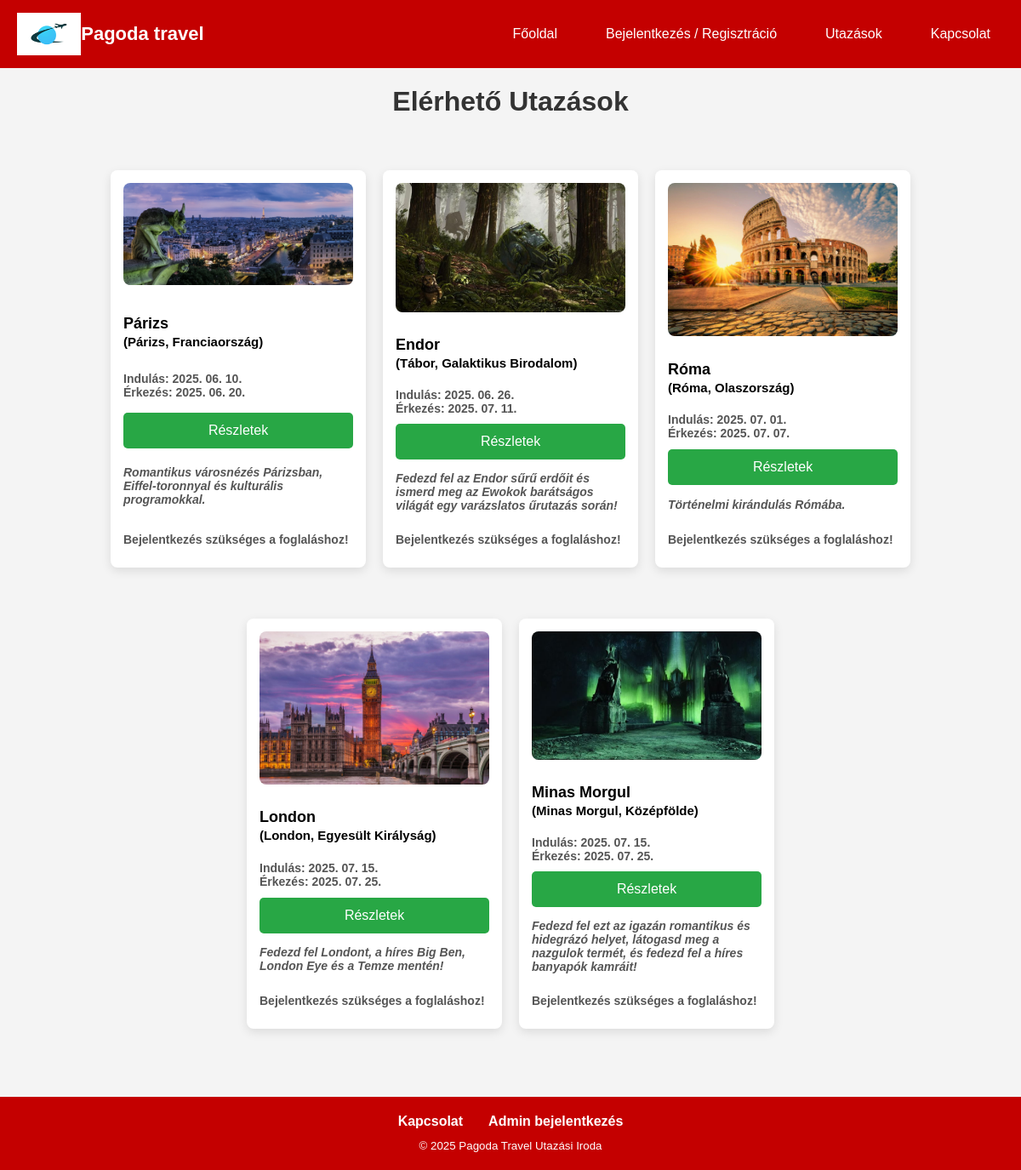
Screenshot of /Pagoda_Travel_Utazasi_iroda/public/trips.php with the database file from the repository.
### tables this page shows
CREATE TABLE `trips` (
  `id` int(11) NOT NULL,
  `destination_id` int(11) NOT NULL,
  `departure` date NOT NULL,
  `arrival` date NOT NULL,
  `price_per_person` bigint(20) NOT NULL,
  `available_spots` bigint(20) NOT NULL,
  `image_url` varchar(255) DEFAULT NULL,
  `short_description` text DEFAULT NULL,
  `full_description` text DEFAULT NULL
);

CREATE TABLE `destinations` (
  `id` int(11) NOT NULL,
  `destination` varchar(100) NOT NULL,
  `city` varchar(100) NOT NULL,
  `country` varchar(100) NOT NULL
);

### Pagoda_Travel_Utazasi_iroda/app/controllers/TripController.php (called while the page is built, shortened)
<?php
require_once __DIR__ . '/../models/Trip.php';
class TripController {
    public function index($pdo, $limit = null) {
        $tripModel = new Trip($pdo);
        $trips = $limit ? $tripModel->getLimitedTrips($limit) : $tripModel->getAllTrips();
        require __DIR__ . '/../views/trips/index.php';
    }
}

### Pagoda_Travel_Utazasi_iroda/public/trips.php (called while the page is built)
<?php
require_once __DIR__ . '/../config/database.php';
require_once __DIR__ . '/../app/controllers/TripController.php';
$controller = new TripController();
$controller->index($pdo);

### Pagoda_Travel_Utazasi_iroda/app/models/Trip.php (called while the page is built, shortened)
<?php
class Trip {
    private $pdo;
    public function __construct($pdo) {
        $this->pdo = $pdo;
    }
    public function getAllTrips() {
        $stmt = $this->pdo->query("
            SELECT
                t.*,
                d.destination, d.city, d.country,
                a.id AS accommodation_id,
                a.name_of_accommoda,
                a.address,
                a.rating,
                a.price_per_night_per_per,
                a.destination_id AS accommodation_destination_id
            FROM trips t
            JOIN destinations d ON t.destination_id = d.id
            LEFT JOIN accommodation a ON a.destination_id = d.id
            ORDER BY t.departure ASC
        ");
        $results = $stmt->fetchAll(PDO::FETCH_ASSOC);
        $groupedTrips = [];
        foreach ($results as $row) {
            $tripId = $row['id'];
            if (!isset($groupedTrips[$tripId])) {
                $groupedTrips[$tripId] = [
                    'id' => $row['id'],
                    'departure' => $row['departure'],
                    'arrival' => $row['arrival'],
                    'price_per_person' => $row['price_per_person'],
                    'available_spots' => $row['available_spots'],
                    'image_url' => $row['image_url'],
                    'short_description' => $row['short_description'],
                    'full_description' => $row['full_description'],
                    'destination_id' => $row['destination_id'],
                    'destination' => $row['destination'],
                    'city' => $row['city'],
                    'country' => $row['country'],
                    'accommodations' => []
                ];
            }
            if ($row['accommodation_id']) {
                $groupedTrips[$tripId]['accommodations'][] = [
                    'id' => $row['accommodation_id'],
                    'name_of_accommoda' => $row['name_of_accommoda'],
                    'address' => $row['address'],
                    'rating' => $row['rating'],
                    'price_per_night_per_per' => $row['price_per_night_per_per'],
                    'destination_id' => $row['accommodation_destination_id']
                ];
            }
        }
        return array_values($groupedTrips);
    }
}
?>

### Pagoda_Travel_Utazasi_iroda/app/views/components/trip_card.php (the view, shortened to what this page needs)
<div class="trips-list">
<?php if (!isset($trips) || !is_array($trips) || count($trips) === 0): ?>
    <p>Nincs elérhető utazás jelenleg.</p>
<?php else: ?>
    <?php foreach ($trips as $trip): ?>
        <div class="trip-container">
            <img src="/uploads/<?php echo htmlspecialchars($trip['image_url']); ?>"
                 alt="Utazás képe"
                 style="width: 100%; border-radius: 8px; max-height: 200px; object-fit: cover;">
            <h3>
                <?php echo htmlspecialchars($trip['destination']); ?>
                <br>
                <small>(<?php echo htmlspecialchars($trip['city']); ?>, <?php echo htmlspecialchars($trip['country']); ?>)</small>
            </h3>
            <?php
            $departure = date('Y. m. d.', strtotime($trip['departure']));
            $arrival = date('Y. m. d.', strtotime($trip['arrival']));
            ?>
            <p><strong>Indulás:</strong> <?= $departure ?><br>
            <strong>Érkezés:</strong> <?= $arrival ?></p>
           <button class="details-btn"
            data-destination="<?= htmlspecialchars($trip['destination']) ?>"
            data-city="<?= htmlspecialchars($trip['city']) ?>"
            data-country="<?= htmlspecialchars($trip['country']) ?>"
            data-departure="<?= date('Y. m. d.', strtotime($trip['departure'])) ?>"
            data-arrival="<?= date('Y. m. d.', strtotime($trip['arrival'])) ?>"
            data-spots="<?= htmlspecialchars($trip['available_spots'] ?? '–') ?>"
            data-price="<?= htmlspecialchars($trip['price_per_night'] ?? '–') ?>"
            data-image="/uploads/<?= htmlspecialchars($trip['image_url']) ?>"
            data-description="<?= htmlspecialchars($trip['full_description'] ?? 'Leírás nem elérhető.', ENT_QUOTES) ?>">
            Részletek
            </button>
            <p><em><?php echo nl2br(htmlspecialchars($trip['short_description'])); ?></em></p>
            <?php if (!empty($showBookingForm) && isset($_SESSION['user_id'])): ?>
                <form method="post" action="/book">
                    <input type="hidden" name="trip_id" value="<?php echo $trip['id']; ?>">
                    <label>Szállás:</label>
                    <select name="accommodation_id" required>
                    <?php if (isset($trip['accommodations']) && is_array($trip['accommodations']) && count($trip['accommodations']) > 0): ?>
                            <?php foreach ($trip['accommodations'] as $acc): ?>
                                <option value="<?php echo $acc['id']; ?>">
                                    <?php echo htmlspecialchars($acc['name_of_accommoda']); ?> –
                                    <?php echo number_format($acc['price_per_night_per_per'], 0, ',', ' '); ?> Ft/éj
                                </option>
                            <?php endforeach; ?>
                        <?php else: ?>
                            <option disabled>Nincs elérhető szállás</option>
                        <?php endif; ?>
                    </select>
                    <label>Utasok száma:</label>
                    <input type="number" name="number_of_passengers" min="1" max="<?php echo (int)$trip['available_spots']; ?>" required>
                    <small>Max. férőhely: <?php echo $trip['available_spots']; ?> fő</small>
                    <!--<label>Utasok száma:</label>
                    <input type="number" name="number_of_passengers" min="1" required>-->
                    <button type="submit" name="book_trip">Foglalás</button>
                </form>
            <?php elseif (!empty($showBookingForm)): ?>
                <p><strong>Bejelentkezés szükséges a foglaláshoz!</strong></p>
            <?php endif; ?>
        </div>
    <?php endforeach; ?>
<?php endif; ?>
</div>

### Pagoda_Travel_Utazasi_iroda/app/views/partials/header.php (shortened to what this page needs)
<!DOCTYPE html>
<html lang="hu">
<head>
    <link rel="stylesheet" href="style/layout.css">
    <link rel="stylesheet" href="style/cards.css">
    <link rel="stylesheet" href="style/feedback.css">
    <link rel="stylesheet" href="style/logos.css">
    <link rel="stylesheet" href="style/navbars.css">
    <link rel="stylesheet" href="style/responsive.css">
    <link rel="stylesheet" href="style/modal.css">
    <link rel="stylesheet" href="style/footer.css">
    <link rel="stylesheet" href="style/trip.css">
    <link rel="stylesheet" href="style/authmodal.css">
    <link rel="stylesheet" href="style/tripmodal.css">
    <link rel="stylesheet" href="style/trip_details_modal.css">
    <link rel="stylesheet" href="style/contact.css">
</head>
<body>
<nav class="navbar">
    <div class="navbar-container">
        <div class="navbar-left">
            <a href="/" class="logo-link">
                <img src="uploads/logo.png" alt="Pagoda travel" class="logo-img">
                <span class="navbar-logo-text">Pagoda travel</span>
            </a>
        </div>
        <div class="navbar-right">
            <ul class="navbar-links" id="navbar-links">
                <li><a href="/index">Főoldal</a></li>
                <?php if (!isset($_SESSION['user_id'])): ?>
                    <li><a href="#" id="openAuthModal" class="loginbtn">Bejelentkezés / Regisztráció</a></li>
                <?php endif; ?>
                <li><a href="/trips">Utazások</a></li>
                <li><a href="/contact">Kapcsolat</a></li>
            </ul>
        </div>
    </div>
</nav>

### Pagoda_Travel_Utazasi_iroda/app/views/trips/index.php (shortened to what this page needs)
<?php require __DIR__ . '/../partials/header.php'; ?>
<h1>Elérhető Utazások</h1>
<?php
$showBookingForm = true;
include __DIR__ . '/../components/trip_card.php';
?>
<?php require __DIR__ . '/../partials/footer.php'; ?>

### Pagoda_Travel_Utazasi_iroda/app/views/partials/footer.php (shortened to what this page needs)
<footer class="footer">
    <div class="footer-container">
        <ul class="footer-links">
            <li><a href="/contact">Kapcsolat</a></li>
            <li><a href="admin.php">Admin bejelentkezés</a></li>
        </ul>
        <small>&copy; <?php echo date('Y'); ?> Pagoda Travel Utazási Iroda</small>
    </div>
</footer>
</body>
</html>

### Pagoda_Travel_Utazasi_iroda/public/style/layout.css (style rules this page uses)
body { font-family: Arial, sans-serif; background-color: #f4f4f4; margin: 0; padding: 0; display: flex; flex-direction: column; align-items: center; }
h1, h2 { color: #333; text-align: center; }

### Pagoda_Travel_Utazasi_iroda/public/style/cards.css (style rules this page uses)
.card-box, .trip-container, .admin-panel { background: #ffffff; padding: 20px; border-radius: 8px; box-shadow: 0px 4px 10px rgba(0, 0, 0, 0.1); width: 90%; max-width: 500px; margin: 20px 0; }
.trip-container h3 { font-size: 20px; font-weight: bold; margin-bottom: 10px; }
.trip-container p { font-size: 16px; color: #333; font-weight: bold; margin-bottom: 10px; }
.trip-container button { background: #28a745; color: white; border: none; padding: 12px; border-radius: 5px; cursor: pointer; width: 100%; font-size: 16px; }

### Pagoda_Travel_Utazasi_iroda/public/style/logos.css (style rules this page uses)
.navbar-left { display: flex; align-items: center; gap: 10px; flex-shrink: 0; }
.logo-link { display: flex; align-items: center; text-decoration: none; color: inherit; }
.navbar-logo-text { font-size: 22px; font-weight: bold; color: white; white-space: nowrap; text-decoration: none; }
.logo-img { height: 50px !important; width: auto !important; max-width: 100% !important; object-fit: contain !important; display: block; }

### Pagoda_Travel_Utazasi_iroda/public/style/navbars.css (style rules this page uses)
.navbar { background-color: #c40000; color: white; padding: 15px 30px; width: 100%; }
.navbar-container { max-width: 1200px; margin: 0 auto; display: flex; align-items: center; justify-content: space-between; gap: 20px; padding: 0 20px; }
.navbar-left { display: flex; align-items: center; gap: 10px; flex-shrink: 0; }
.navbar-right { display: flex; align-items: center; gap: 20px; margin-left: auto; }
.navbar-links { list-style: none; display: flex; align-items: center; gap: 25px; margin: 0; padding: 0; flex-wrap: wrap; }
.navbar-links li a { color: white; text-decoration: none; font-size: 16px; transition: background 0.3s, color 0.3s; padding: 8px 16px; border-radius: 4px; }

### Pagoda_Travel_Utazasi_iroda/public/style/footer.css (style rules this page uses)
.footer { background-color: #c40000; color: white; padding: 20px 0; width: 100%; margin-top: 40px; }
.footer-container { max-width: 1200px; margin: 0 auto; text-align: center; }
.footer-links { list-style: none; padding: 0; margin: 0 0 10px; display: flex; justify-content: center; gap: 30px; }
.footer-links li a { color: white; text-decoration: none; font-weight: bold; }

### Pagoda_Travel_Utazasi_iroda/public/style/trip.css (style rules this page uses)
.trips-list { display: flex; flex-wrap: wrap; justify-content: center; gap: 20px; padding: 20px; }
.trip-container { background: #ffffff; border-radius: 8px; box-shadow: 0 4px 12px rgba(0, 0, 0, 0.1); width: 300px; max-width: 100%; padding: 15px; box-sizing: border-box; display: flex; flex-direction: column; justify-content: space-between; transition: transform 0.3s; }
.trip-container img { width: 100%; border-radius: 6px; max-height: 180px; object-fit: cover; margin-bottom: 10px; }
.trip-container h3 { font-size: 18px; margin-bottom: 5px; }
.trip-container p { font-size: 14px; color: #555; margin-bottom: 10px; }

### rows the page displays
trips: image_url (picture), destination.destination "Róma", destination.city "Róma", destination.country "Olaszország", departure "2025. 07. 01.", arrival "2025. 07. 07.", short_description "Történelmi kirándulás Rómába."
trips: image_url (picture), destination.destination "London", destination.city "London", destination.country "Egyesült Királyság", departure "2025. 07. 15.", arrival "2025. 07. 25.", short_description "Fedezd fel Londont, a híres Big Ben, London Eye és a Temze mentén!"

### other values shown
$trip['destination'] "Párizs"
$trip['city'] "Párizs"
$trip['country'] "Franciaország"
$departure "2025. 06. 10."
$arrival "2025. 06. 20."
$trip['short_description'] "Romantikus városnézés Párizsban, Eiffel-toronnyal és kulturális programokkal."
$trip['destination'] "Endor"
$trip['city'] "Tábor"
$trip['country'] "Galaktikus Birodalom"
$departure "2025. 06. 26."
$arrival "2025. 07. 11."
$trip['short_description'] "Fedezd fel az Endor sűrű erdőit és ismerd meg az Ewokok barátságos világát egy varázslatos űrutazás során!"
$trip['destination'] "Minas Morgul"
$trip['city'] "Minas Morgul"
$trip['country'] "Középfölde"
